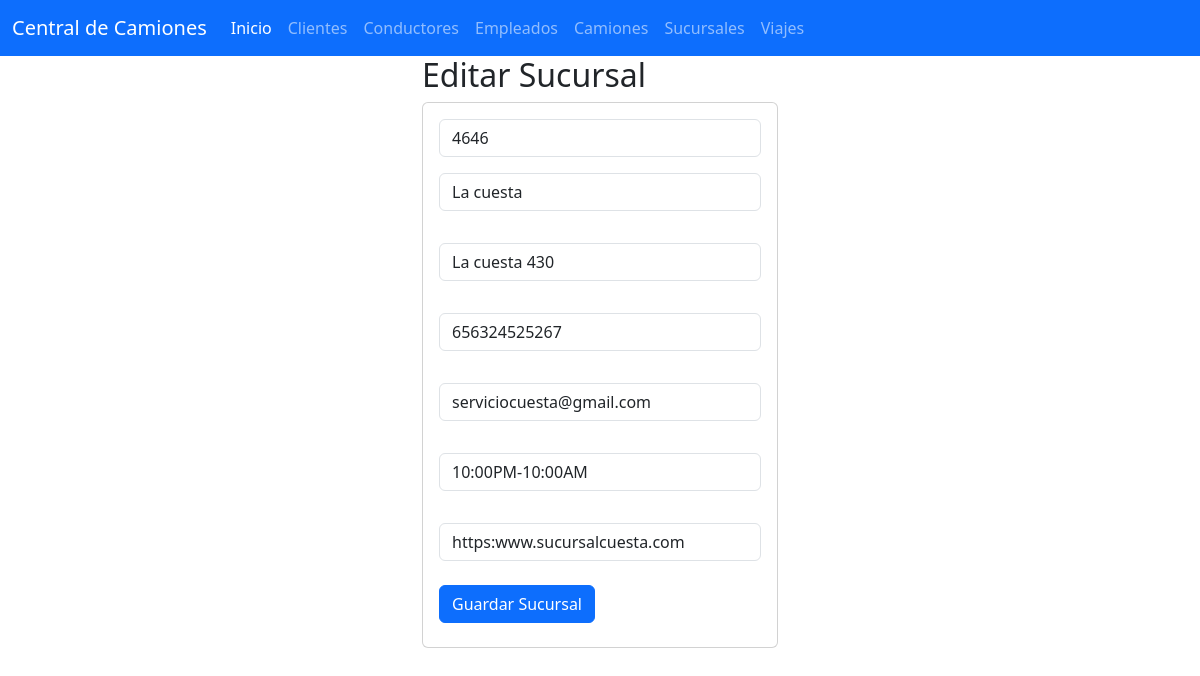
The page /seleccionarSucursal/4646 on the database its author committed.
### sucursal_app/models.py (models this page shows, shortened)
class Sucursales(models.Model):
    id_sucursal=models.CharField(primary_key=True,max_length=6)
    Nombre=models.CharField(max_length=50)
    Direccion=models.CharField(max_length=50)
    Numerotelefono=models.CharField(max_length=50)
    Correoelectronico=models.CharField(max_length=50)
    Horario=models.CharField(max_length=10)
    Paginaweb=models.CharField(max_length=10)

### sucursal_app/views.py (the view)
# urls.py: path("seleccionarSucursal/<id_sucursal>",views.seleccionarSucursal,name="seleccionarSucursal"),
def seleccionarSucursal(request, id_sucursal):
    sucursales=Sucursales.objects.get(id_sucursal=id_sucursal)
    return render(request,"editarSucursal.html",{"missucursales": sucursales})

### sucursal_app/templates/editarSucursal.html
    {% extends "base.html" %}
    {% block cuerpo %}
    <div class="row">
        <div class="col-md-4 offset-md-4">
            <h2>Editar Sucursal</h2>
            <div class="card">
                <div class="card-body">
                <form action="/editarSucursal/" method="POST"> {% csrf_token %}
                    <div class="form-group">
                    <input type="text" id="txtidsucursal" name="txtidsucursal" class="form-control"
                    value="{{missucursales.id_sucursal}}"
                    minlenght="1" maxlenght="6" readonly required>
                    </div>
                    <div class="form-group py-3">
                    <input type="text" id="txtnombre" name="txtnombre" class="form-control"
                    value="{{missucursales.Nombre}}" maxlenght="50"  required>
                    </div>
                    <div class="form-group py-3">
                        <input type="text" id="txtdireccion" name="txtdireccion" class="form-control"
                        value="{{missucursales.Direccion}}" maxlenght="50" required>
                        </div>
                        <div class="form-group py-3">
                            <input type="text" id="txtnumtel" name="txtnumtel" class="form-control"
                            value="{{missucursales.Numerotelefono}}" maxlenght="50" required>
                            </div>
                            <div class="form-group py-3">
                                <input type="text" id="txtcorreo" name="txtcorreo" class="form-control"
                                value="{{missucursales.Correoelectronico}}" maxlenght="50" required>
                                </div>
                                <div class="form-group py-3">
                                    <input type="text" id="txthorario" name="txthorario" class="form-control"
                                    value="{{missucursales.Horario}}" maxlenght="50"  required>
                                    </div>
                                    <div class="form-group py-3">
                                        <input type="text" id="txtpagina" name="txtpagina" class="form-control"
                                        value="{{missucursales.Paginaweb}}" maxlenght="50" required>
                                        </div>
                    <div class="form-group py-2">
                    <button type="submit" class="btn btn-primary">Guardar Sucursal</button>
                    </div>
                </form>
                </div>
            </div>
        </div>
    </div>
    {% endblock  %}

### rows shown on the page
Sucursales: txtidsucursal "4646", txtnombre "La cuesta", txtdireccion "La cuesta 430", txtnumtel "656324525267", txtcorreo "serviciocuesta@gmail.com", txthorario "10:00PM-10:00AM", txtpagina "https:www.sucursalcuesta.com"
